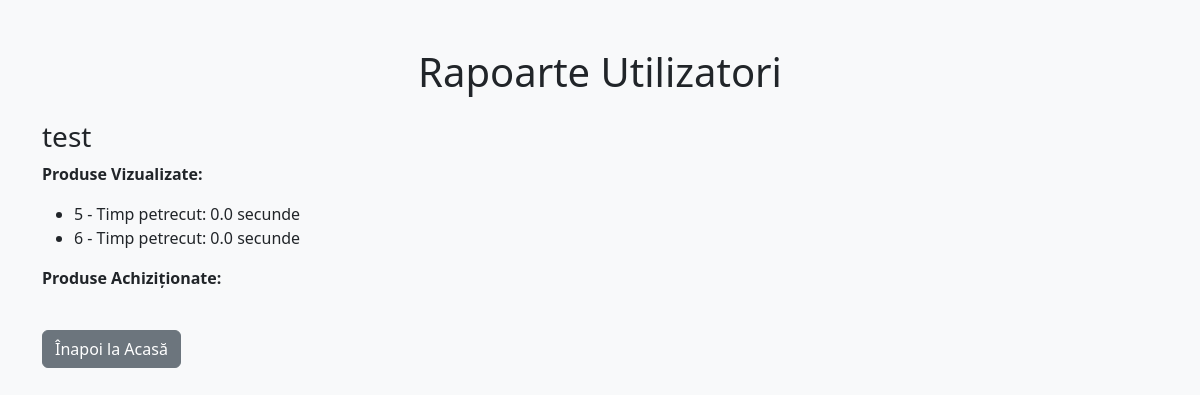
The page /user_reports (signed in) on the database its author committed.
### models.py (models this page shows, shortened)
class User(db.Model):
    id = db.Column(db.Integer, primary_key=True)
    username = db.Column(db.String(100), unique=True)
    password = db.Column(db.String(100))
    role = db.Column(db.String(20))

class UserInteraction(db.Model):
    id = db.Column(db.Integer, primary_key=True)
    user_id = db.Column(db.String(100))
    product_id = db.Column(db.Integer, db.ForeignKey('product.id'))
    timestamp = db.Column(db.DateTime, default=db.func.current_timestamp())
    time_spent = db.Column(db.Float, default=0.0)  # timp petrecut pe pagina in secunde

### app.py (the view)
@app.route("/user_reports")
@login_required
def user_reports():
    if "role" not in session or session["role"] != "admin":
        flash("Doar administratorii pot accesa această pagină!")
        return redirect(url_for("home"))
    users = User.query.all()
    user_reports = {}
    for user in users:
        interactions = UserInteraction.query.filter_by(user_id=user.id).all()
        purchased_products = PurchaseHistory.query.filter_by(user_id=user.id).all()
        user_reports[user.username] = {
            "interactions": interactions,
            "purchased_products": purchased_products
        }
    return render_template("user_reports.html", user_reports=user_reports)

### app.py (called while the page is built)
def login_required(f):
    @wraps(f)
    def decorated_function(*args, **kwargs):
        if "user_id" not in session:
            flash("Trebuie să fii autentificat pentru a accesa această pagină.")
            return redirect(url_for("login"))
        return f(*args, **kwargs)
    return decorated_function

### templates/user_reports.html (shortened to what this page needs)
<!DOCTYPE html>
<html lang="ro">
<head>
    <link rel="stylesheet" href="https://cdn.jsdelivr.net/npm/bootstrap@5.3.0/dist/css/bootstrap.min.css">
</head>
<body class="bg-light">
<div class="container mt-5">
    <h1 class="text-center mb-4">Rapoarte Utilizatori</h1>
    {% for user, data in user_reports.items() %}
        <h3 class="mt-4">{{ user }}</h3>
        <p><strong>Produse Vizualizate:</strong></p>
        <ul>
            {% for interaction in data.interactions %}
                <li>{{ interaction.product_id }} - Timp petrecut: {{ interaction.time_spent }} secunde</li>
            {% endfor %}
        </ul>
        <p><strong>Produse Achiziționate:</strong></p>
    {% endfor %}
    <a href="/" class="btn btn-secondary mt-4">Înapoi la Acasă</a>
</div>
</body>
</html>

### rows shown on the page
User: username "test"
UserInteraction: product_id "5", time_spent "0.0"
UserInteraction: product_id "6", time_spent "0.0"
